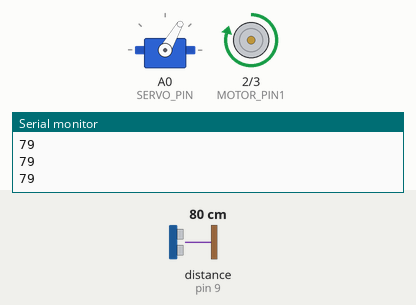
Recording of a sketch running on a simulated Arduino Uno, built with avr-gcc and run on an emulated ATmega328P. Shown: servo, motor-driver pin pairs drawn as motors (green arrow = first pin HIGH = forward, orange = second pin HIGH = backward, longer = more drive, scaled by the enable pin), the last lines printed to the serial monitor. Wiring (inferred from the names in the program): ultrasonic range finder: trigger pin 8; echo pin 9. Inputs (shaded band) come from the test bench; at power-on: distance to the obstacle (sensor on pin 9) 80 cm. The echo pulse lasts 58.3 µs per cm.

Above: at 1.2 s.
1.3 s: distance to the obstacle (sensor on pin 9) set to 25 cm
2.8 s: distance to the obstacle (sensor on pin 9) set to 20 cm
At 4.4 s:
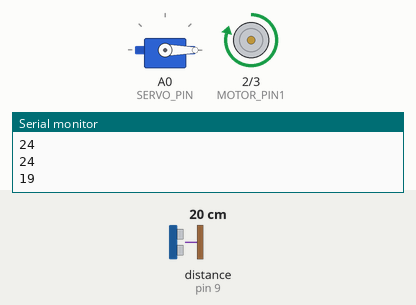
5.8 s: distance to the obstacle (sensor on pin 9) set to 35 cm
At 6.0 s:
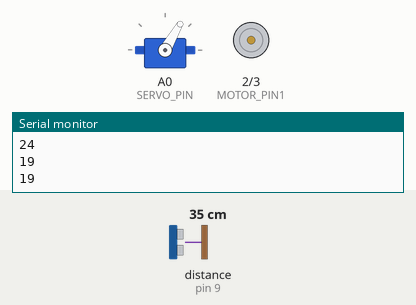
8.8 s: distance to the obstacle (sensor on pin 9) set to 2 cm
At 9.3 s:
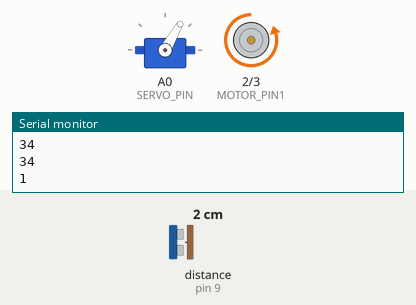
Timing chart, 0 to 12.8 s (numbered marks = the images above; inputs shaded):
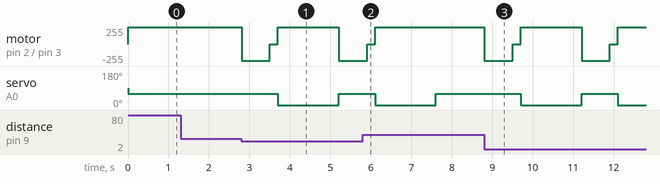

The sketch:

sonar1.ino
```cpp
#include <Servo.h>

const int TRIGGER_PIN = 8;  // Sonar sensor trigger pin
const int ECHO_PIN = 9;     // Sonar sensor echo pin
const int MAX_DISTANCE = 200; // Maximum distance to detect obstacles (in cm)

const int SERVO_PIN = A0;   // Servo motor control pin

const int MOTOR_PIN1 = 2; // Motor control pin 1
const int MOTOR_PIN2 = 3; // Motor control pin 2
const int enA = 6;

Servo steeringServo;

const int forwardSpeed = 200; // Adjust this value for the desired forward speed
const int turnSpeed = 150;     // Adjust this value for the desired turn speed

void setup() {
  Serial.begin(9600);
  steeringServo.attach(SERVO_PIN);
  // Motor
  pinMode(MOTOR_PIN1, OUTPUT);
  pinMode(MOTOR_PIN2, OUTPUT);
  pinMode(enA, OUTPUT);
  // Sonar Sensor
  pinMode(TRIGGER_PIN, OUTPUT);
  pinMode(ECHO_PIN, INPUT);
}

void loop() {
  digitalWrite(TRIGGER_PIN, LOW);
  delayMicroseconds(2);
  digitalWrite(TRIGGER_PIN, HIGH);
  delayMicroseconds(10);
  digitalWrite(TRIGGER_PIN, LOW);

  unsigned long duration = pulseIn(ECHO_PIN, HIGH);
  int distance = (duration*0.0343 )/2 ;
  Serial.println(distance);

  if (distance > 0 && distance <= 20) {
    // Obstacle detected, avoid it
    // Backward
    steeringServo.write(60); // Adjust this angle for the desired backward direction
    digitalWrite(MOTOR_PIN1, LOW);
    digitalWrite(MOTOR_PIN2, HIGH);
    analogWrite(enA, 250);
    delay(700);

    // Stop the motor after backing up
    digitalWrite(MOTOR_PIN1, LOW);
    digitalWrite(MOTOR_PIN2, HIGH);
    analogWrite(enA, 0);
    delay(200);

    // Randomly turn left or right
      steeringServo.write(0); // Adjust this angle for the desired left turn direction
      digitalWrite(MOTOR_PIN1, HIGH);
      digitalWrite(MOTOR_PIN2, LOW);
      analogWrite(enA, 200);
      delay(1500);
   } else {
    // No obstacle, move forward and steer straight
    steeringServo.write(60); // Adjust this angle for the desired straight position
    digitalWrite(MOTOR_PIN1, HIGH);
    digitalWrite(MOTOR_PIN2, LOW);
    analogWrite(enA, 250);
  }
}
```

Measured:
- the behaviour switches between 22 and 21 cm on distance to the obstacle (sensor on pin 9) (found by bisection; images 0 and 1)
- after the input at 2.8 s, motor on pin 2 (MOTOR_PIN1) / pin 3 (MOTOR_PIN2): forward 250/255 → backward 250/255 at once, → stopped 0.70 s later, → forward 250/255 0.20 s later, → backward 250/255 1.5 s later; servo on A0 (SERVO_PIN): 60° → 0° after 0.90 s, → 60° 1.5 s later
- after the input at 5.8 s, motor on pin 2 (MOTOR_PIN1) / pin 3 (MOTOR_PIN2): goes on until 6.1 s, then stays forward 250/255
- after the input at 8.8 s, motor on pin 2 (MOTOR_PIN1) / pin 3 (MOTOR_PIN2): forward 250/255 → backward 250/255 at once, → stopped 0.70 s later, → forward 250/255 0.20 s later, → backward 250/255 1.5 s later, … (6 changes in this stretch); servo on A0 (SERVO_PIN): 60° → 0° after 0.91 s, → 60° 1.5 s later, → 0° 0.90 s later
